Frame 1 (no input): blank canvas, image omitted
Frame 60 (the mouse pressed at the canvas centre just before this capture): blank canvas, image omitted
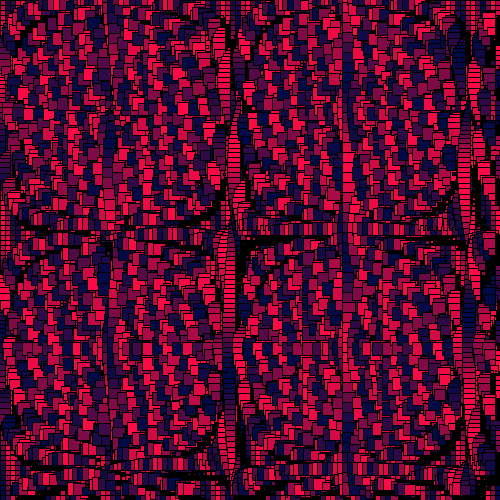
Frame 120 (the mouse held since frame 60 and released just before this capture)

The Processing sketch whose frames 1 and 60 were blank and that drew this single picture after the mouse press (run headless with seeded random() and noise(); from frame 60 on, the mouse is pressed at the canvas centre):

// Processing sketch: processing_53173
// ── processing_53173.pde

float x,y,angle;

void setup(){
  size(500,500);
  background(255);
  fill(255);
  smooth();
   x = angle;
  y = 0;
  angle = 0;
}

void draw(){
  background(0);
  float ellSize = 0;
  for(int x = 0; x <width; x+=5){
    for(int y = 0; y < height; y+=5){
      if(mouseX < x+10 && mouseX < y+10 && mouseY < x+10 && mouseY < y+10){
        ellSize = tan(x*y)*mouseX*mouseY;
      }
       float glowLight = sin(radians(angle));
 glowLight = map(glowLight, -1,1,0,255);
 fill(glowLight,10,70);
 angle+=-10;
      ellSize = sin(x+y)*100;
      ellSize = cos(x*y)*mouseX/20;
     rect(x,y,ellSize,ellSize);
      rect(x,y,ellSize,ellSize);
  
     
    }
  }
}
